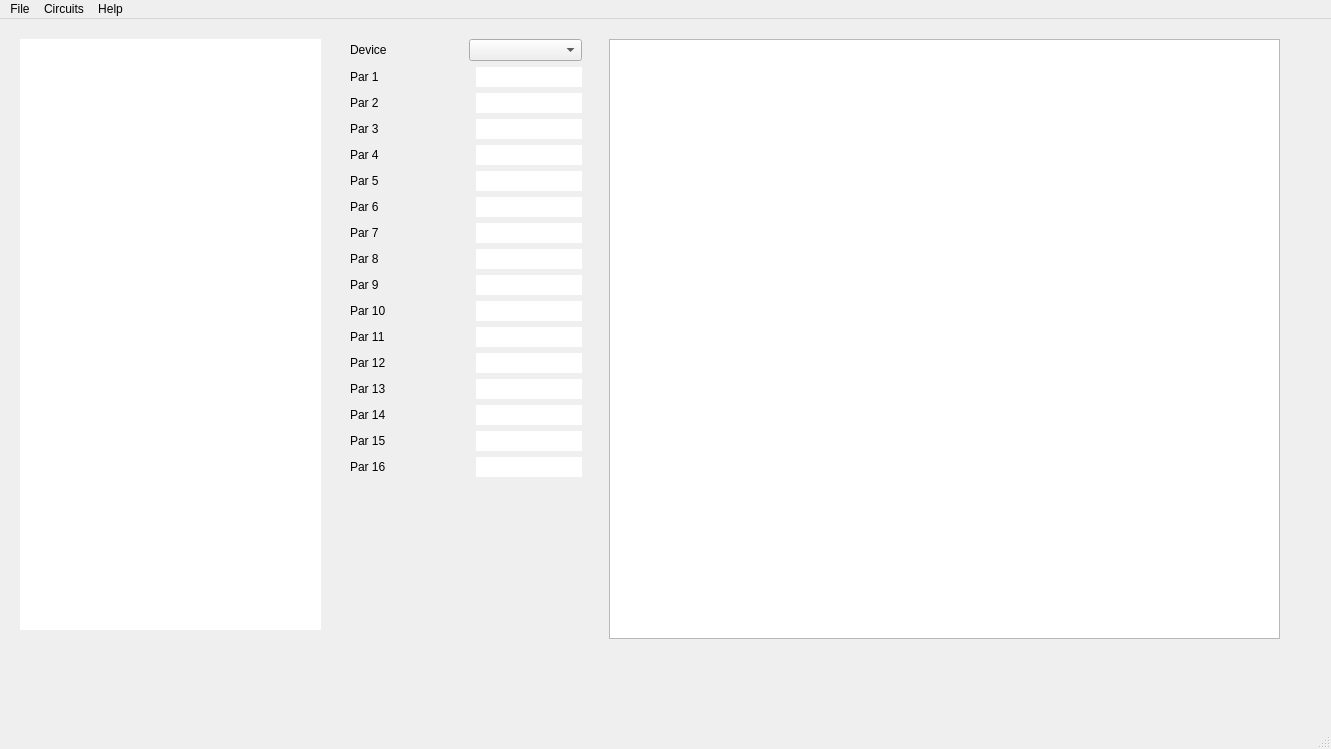
<?xml version="1.0" encoding="UTF-8"?>
<ui version="4.0">
 <class>Designer</class>
 <widget class="QMainWindow" name="Designer">
  <property name="geometry">
   <rect>
    <x>0</x>
    <y>0</y>
    <width>1331</width>
    <height>749</height>
   </rect>
  </property>
  <property name="windowTitle">
   <string>Designer</string>
  </property>
  <widget class="QWidget" name="centralwidget">
   <widget class="QTextBrowser" name="textBrowser">
    <property name="geometry">
     <rect>
      <x>20</x>
      <y>20</y>
      <width>301</width>
      <height>591</height>
     </rect>
    </property>
    <property name="mouseTracking">
     <bool>true</bool>
    </property>
    <property name="acceptDrops">
     <bool>false</bool>
    </property>
    <property name="frameShape">
     <enum>QFrame::NoFrame</enum>
    </property>
    <property name="frameShadow">
     <enum>QFrame::Plain</enum>
    </property>
    <property name="midLineWidth">
     <number>1</number>
    </property>
    <property name="openLinks">
     <bool>false</bool>
    </property>
   </widget>
   <widget class="QWidget" name="layoutWidget">
    <property name="geometry">
     <rect>
      <x>350</x>
      <y>20</y>
      <width>232</width>
      <height>541</height>
     </rect>
    </property>
    <layout class="QVBoxLayout" name="verticalLayout">
     <item>
      <layout class="QHBoxLayout" name="horizontalLayout">
       <item>
        <widget class="QLabel" name="deviceLabel">
         <property name="text">
          <string>Device</string>
         </property>
        </widget>
       </item>
       <item>
        <widget class="QComboBox" name="deviceSelect"/>
       </item>
      </layout>
     </item>
     <item>
      <layout class="QHBoxLayout" name="horizontalLayout_2">
       <item>
        <widget class="QLabel" name="par1Name">
         <property name="sizePolicy">
          <sizepolicy hsizetype="Fixed" vsizetype="Preferred">
           <horstretch>0</horstretch>
           <verstretch>0</verstretch>
          </sizepolicy>
         </property>
         <property name="minimumSize">
          <size>
           <width>120</width>
           <height>0</height>
          </size>
         </property>
         <property name="text">
          <string>Par 1</string>
         </property>
        </widget>
       </item>
       <item>
        <widget class="QLineEdit" name="par1Value">
         <property name="sizePolicy">
          <sizepolicy hsizetype="Fixed" vsizetype="Fixed">
           <horstretch>0</horstretch>
           <verstretch>0</verstretch>
          </sizepolicy>
         </property>
         <property name="minimumSize">
          <size>
           <width>80</width>
           <height>0</height>
          </size>
         </property>
         <property name="frame">
          <bool>false</bool>
         </property>
        </widget>
       </item>
      </layout>
     </item>
     <item>
      <layout class="QHBoxLayout" name="horizontalLayout_3">
       <item>
        <widget class="QLabel" name="par2Name">
         <property name="sizePolicy">
          <sizepolicy hsizetype="Fixed" vsizetype="Preferred">
           <horstretch>0</horstretch>
           <verstretch>0</verstretch>
          </sizepolicy>
         </property>
         <property name="minimumSize">
          <size>
           <width>120</width>
           <height>0</height>
          </size>
         </property>
         <property name="text">
          <string>Par 2</string>
         </property>
        </widget>
       </item>
       <item>
        <widget class="QLineEdit" name="par2Value">
         <property name="frame">
          <bool>false</bool>
         </property>
        </widget>
       </item>
      </layout>
     </item>
     <item>
      <layout class="QHBoxLayout" name="horizontalLayout_4">
       <item>
        <widget class="QLabel" name="par3Name">
         <property name="sizePolicy">
          <sizepolicy hsizetype="Fixed" vsizetype="Preferred">
           <horstretch>0</horstretch>
           <verstretch>0</verstretch>
          </sizepolicy>
         </property>
         <property name="minimumSize">
          <size>
           <width>120</width>
           <height>0</height>
          </size>
         </property>
         <property name="text">
          <string>Par 3</string>
         </property>
        </widget>
       </item>
       <item>
        <widget class="QLineEdit" name="par3Value">
         <property name="frame">
          <bool>false</bool>
         </property>
        </widget>
       </item>
      </layout>
     </item>
     <item>
      <layout class="QHBoxLayout" name="horizontalLayout_5">
       <item>
        <widget class="QLabel" name="par4Name">
         <property name="sizePolicy">
          <sizepolicy hsizetype="Fixed" vsizetype="Preferred">
           <horstretch>0</horstretch>
           <verstretch>0</verstretch>
          </sizepolicy>
         </property>
         <property name="minimumSize">
          <size>
           <width>120</width>
           <height>0</height>
          </size>
         </property>
         <property name="text">
          <string>Par 4</string>
         </property>
        </widget>
       </item>
       <item>
        <widget class="QLineEdit" name="par4Value">
         <property name="frame">
          <bool>false</bool>
         </property>
        </widget>
       </item>
      </layout>
     </item>
     <item>
      <layout class="QHBoxLayout" name="horizontalLayout_6">
       <item>
        <widget class="QLabel" name="par5Name">
         <property name="sizePolicy">
          <sizepolicy hsizetype="Fixed" vsizetype="Preferred">
           <horstretch>0</horstretch>
           <verstretch>0</verstretch>
          </sizepolicy>
         </property>
         <property name="minimumSize">
          <size>
           <width>120</width>
           <height>0</height>
          </size>
         </property>
         <property name="text">
          <string>Par 5</string>
         </property>
        </widget>
       </item>
       <item>
        <widget class="QLineEdit" name="par5Value">
         <property name="frame">
          <bool>false</bool>
         </property>
        </widget>
       </item>
      </layout>
     </item>
     <item>
      <layout class="QHBoxLayout" name="horizontalLayout_7">
       <item>
        <widget class="QLabel" name="par6Name">
         <property name="sizePolicy">
          <sizepolicy hsizetype="Fixed" vsizetype="Preferred">
           <horstretch>0</horstretch>
           <verstretch>0</verstretch>
          </sizepolicy>
         </property>
         <property name="minimumSize">
          <size>
           <width>120</width>
           <height>0</height>
          </size>
         </property>
         <property name="text">
          <string>Par 6</string>
         </property>
        </widget>
       </item>
       <item>
        <widget class="QLineEdit" name="par6Value">
         <property name="frame">
          <bool>false</bool>
         </property>
        </widget>
       </item>
      </layout>
     </item>
     <item>
      <layout class="QHBoxLayout" name="horizontalLayout_8">
       <item>
        <widget class="QLabel" name="par7Name">
         <property name="sizePolicy">
          <sizepolicy hsizetype="Fixed" vsizetype="Preferred">
           <horstretch>0</horstretch>
           <verstretch>0</verstretch>
          </sizepolicy>
         </property>
         <property name="minimumSize">
          <size>
           <width>120</width>
           <height>0</height>
          </size>
         </property>
         <property name="text">
          <string>Par 7</string>
         </property>
        </widget>
       </item>
       <item>
        <widget class="QLineEdit" name="par7Value">
         <property name="frame">
          <bool>false</bool>
         </property>
        </widget>
       </item>
      </layout>
     </item>
     <item>
      <layout class="QHBoxLayout" name="horizontalLayout_9">
       <item>
        <widget class="QLabel" name="par8Name">
         <property name="sizePolicy">
          <sizepolicy hsizetype="Fixed" vsizetype="Preferred">
           <horstretch>0</horstretch>
           <verstretch>0</verstretch>
          </sizepolicy>
         </property>
         <property name="minimumSize">
          <size>
           <width>120</width>
           <height>0</height>
          </size>
         </property>
         <property name="text">
          <string>Par 8</string>
         </property>
        </widget>
       </item>
       <item>
        <widget class="QLineEdit" name="par8Value">
         <property name="frame">
          <bool>false</bool>
         </property>
        </widget>
       </item>
      </layout>
     </item>
     <item>
      <layout class="QHBoxLayout" name="horizontalLayout_10">
       <item>
        <widget class="QLabel" name="par9Name">
         <property name="sizePolicy">
          <sizepolicy hsizetype="Fixed" vsizetype="Preferred">
           <horstretch>0</horstretch>
           <verstretch>0</verstretch>
          </sizepolicy>
         </property>
         <property name="minimumSize">
          <size>
           <width>120</width>
           <height>0</height>
          </size>
         </property>
         <property name="text">
          <string>Par 9</string>
         </property>
        </widget>
       </item>
       <item>
        <widget class="QLineEdit" name="par9Value">
         <property name="frame">
          <bool>false</bool>
         </property>
        </widget>
       </item>
      </layout>
     </item>
     <item>
      <layout class="QHBoxLayout" name="horizontalLayout_11">
       <item>
        <widget class="QLabel" name="par10Name">
         <property name="sizePolicy">
          <sizepolicy hsizetype="Fixed" vsizetype="Preferred">
           <horstretch>0</horstretch>
           <verstretch>0</verstretch>
          </sizepolicy>
         </property>
         <property name="minimumSize">
          <size>
           <width>120</width>
           <height>0</height>
          </size>
         </property>
         <property name="text">
          <string>Par 10</string>
         </property>
        </widget>
       </item>
       <item>
        <widget class="QLineEdit" name="par10Value">
         <property name="frame">
          <bool>false</bool>
         </property>
        </widget>
       </item>
      </layout>
     </item>
     <item>
      <layout class="QHBoxLayout" name="horizontalLayout_12">
       <item>
        <widget class="QLabel" name="par11Name">
         <property name="sizePolicy">
          <sizepolicy hsizetype="Fixed" vsizetype="Preferred">
           <horstretch>0</horstretch>
           <verstretch>0</verstretch>
          </sizepolicy>
         </property>
         <property name="minimumSize">
          <size>
           <width>120</width>
           <height>0</height>
          </size>
         </property>
         <property name="text">
          <string>Par 11</string>
         </property>
        </widget>
       </item>
       <item>
        <widget class="QLineEdit" name="par11Value">
         <property name="frame">
          <bool>false</bool>
         </property>
        </widget>
       </item>
      </layout>
     </item>
     <item>
      <layout class="QHBoxLayout" name="horizontalLayout_13">
       <item>
        <widget class="QLabel" name="par12Name">
         <property name="sizePolicy">
          <sizepolicy hsizetype="Fixed" vsizetype="Preferred">
           <horstretch>0</horstretch>
           <verstretch>0</verstretch>
          </sizepolicy>
         </property>
         <property name="minimumSize">
          <size>
           <width>120</width>
           <height>0</height>
          </size>
         </property>
         <property name="text">
          <string>Par 12</string>
         </property>
        </widget>
       </item>
       <item>
        <widget class="QLineEdit" name="par12Value">
         <property name="frame">
          <bool>false</bool>
         </property>
        </widget>
       </item>
      </layout>
     </item>
     <item>
      <layout class="QHBoxLayout" name="horizontalLayout_14">
       <item>
        <widget class="QLabel" name="par13Name">
         <property name="sizePolicy">
          <sizepolicy hsizetype="Fixed" vsizetype="Preferred">
           <horstretch>0</horstretch>
           <verstretch>0</verstretch>
          </sizepolicy>
         </property>
         <property name="minimumSize">
          <size>
           <width>120</width>
           <height>0</height>
          </size>
         </property>
         <property name="text">
          <string>Par 13</string>
         </property>
        </widget>
       </item>
       <item>
        <widget class="QLineEdit" name="par13Value">
         <property name="frame">
          <bool>false</bool>
         </property>
        </widget>
       </item>
      </layout>
     </item>
     <item>
      <layout class="QHBoxLayout" name="horizontalLayout_15">
       <item>
        <widget class="QLabel" name="par14Name">
         <property name="sizePolicy">
          <sizepolicy hsizetype="Fixed" vsizetype="Preferred">
           <horstretch>0</horstretch>
           <verstretch>0</verstretch>
          </sizepolicy>
         </property>
         <property name="minimumSize">
          <size>
           <width>120</width>
           <height>0</height>
          </size>
         </property>
         <property name="text">
          <string>Par 14</string>
         </property>
        </widget>
       </item>
       <item>
        <widget class="QLineEdit" name="par14Value">
         <property name="frame">
          <bool>false</bool>
         </property>
        </widget>
       </item>
      </layout>
     </item>
     <item>
      <layout class="QHBoxLayout" name="horizontalLayout_16">
       <item>
        <widget class="QLabel" name="par15Name">
         <property name="sizePolicy">
          <sizepolicy hsizetype="Fixed" vsizetype="Preferred">
           <horstretch>0</horstretch>
           <verstretch>0</verstretch>
          </sizepolicy>
         </property>
         <property name="minimumSize">
          <size>
           <width>120</width>
           <height>0</height>
          </size>
         </property>
         <property name="text">
          <string>Par 15</string>
         </property>
        </widget>
       </item>
       <item>
        <widget class="QLineEdit" name="par15Value">
         <property name="frame">
          <bool>false</bool>
         </property>
        </widget>
       </item>
      </layout>
     </item>
     <item>
      <layout class="QHBoxLayout" name="horizontalLayout_17">
       <item>
        <widget class="QLabel" name="par16Name">
         <property name="sizePolicy">
          <sizepolicy hsizetype="Fixed" vsizetype="Preferred">
           <horstretch>0</horstretch>
           <verstretch>0</verstretch>
          </sizepolicy>
         </property>
         <property name="minimumSize">
          <size>
           <width>120</width>
           <height>0</height>
          </size>
         </property>
         <property name="text">
          <string>Par 16</string>
         </property>
        </widget>
       </item>
       <item>
        <widget class="QLineEdit" name="par16Value">
         <property name="frame">
          <bool>false</bool>
         </property>
        </widget>
       </item>
      </layout>
     </item>
     <item>
      <spacer name="verticalSpacer">
       <property name="orientation">
        <enum>Qt::Vertical</enum>
       </property>
       <property name="sizeHint" stdset="0">
        <size>
         <width>20</width>
         <height>40</height>
        </size>
       </property>
      </spacer>
     </item>
    </layout>
   </widget>
   <widget class="QWidget" name="layoutWidget">
    <property name="geometry">
     <rect>
      <x>609</x>
      <y>20</y>
      <width>673</width>
      <height>672</height>
     </rect>
    </property>
    <layout class="QVBoxLayout" name="verticalLayout_3">
     <item>
      <widget class="QChartView" name="chartView">
       <property name="sizePolicy">
        <sizepolicy hsizetype="Fixed" vsizetype="Maximum">
         <horstretch>0</horstretch>
         <verstretch>0</verstretch>
        </sizepolicy>
       </property>
       <property name="minimumSize">
        <size>
         <width>671</width>
         <height>600</height>
        </size>
       </property>
      </widget>
     </item>
     <item>
      <spacer name="verticalSpacer_2">
       <property name="orientation">
        <enum>Qt::Vertical</enum>
       </property>
       <property name="sizeHint" stdset="0">
        <size>
         <width>20</width>
         <height>40</height>
        </size>
       </property>
      </spacer>
     </item>
    </layout>
   </widget>
  </widget>
  <widget class="QMenuBar" name="menubar">
   <property name="geometry">
    <rect>
     <x>0</x>
     <y>0</y>
     <width>1331</width>
     <height>22</height>
    </rect>
   </property>
   <widget class="QMenu" name="menuFile">
    <property name="title">
     <string>File</string>
    </property>
    <addaction name="actionPrint"/>
    <addaction name="actionEdit_Preferences"/>
    <addaction name="actionQuit"/>
   </widget>
   <widget class="QMenu" name="menuHelp">
    <property name="title">
     <string>Help</string>
    </property>
    <addaction name="actionAbout"/>
   </widget>
   <widget class="QMenu" name="menuCircuits">
    <property name="title">
     <string>Circuits</string>
    </property>
    <addaction name="actionTriode_Common_Cathode"/>
    <addaction name="actionPentode_Common_Cathode"/>
    <addaction name="separator"/>
    <addaction name="actionAC_Cathode_Follower"/>
    <addaction name="actionDC_Cathode_Follower"/>
    <addaction name="actionLTP_Phase_Splitter"/>
    <addaction name="actionCathodine_Phase_Splitter"/>
    <addaction name="separator"/>
    <addaction name="actionTriode_SE_Output"/>
    <addaction name="actionPentode_SE_Output"/>
    <addaction name="actionPentode_SE_Output_UL"/>
    <addaction name="actionTriode_PP_Output"/>
    <addaction name="actionPentode_PP_Output"/>
    <addaction name="actionPentode_PP_Output_UL"/>
   </widget>
   <addaction name="menuFile"/>
   <addaction name="menuCircuits"/>
   <addaction name="menuHelp"/>
  </widget>
  <widget class="QStatusBar" name="statusbar"/>
  <action name="actionTriode_Common_Cathode">
   <property name="checkable">
    <bool>true</bool>
   </property>
   <property name="checked">
    <bool>true</bool>
   </property>
   <property name="text">
    <string>Triode Common Cathode</string>
   </property>
  </action>
  <action name="actionAC_Cathode_Follower">
   <property name="checkable">
    <bool>true</bool>
   </property>
   <property name="text">
    <string>AC Cathode Follower</string>
   </property>
  </action>
  <action name="actionDC_Cathode_Follower">
   <property name="checkable">
    <bool>true</bool>
   </property>
   <property name="text">
    <string>DC Cathode Follower</string>
   </property>
  </action>
  <action name="actionLTP_Phase_Splitter">
   <property name="checkable">
    <bool>true</bool>
   </property>
   <property name="text">
    <string>LTP Phase Splitter</string>
   </property>
  </action>
  <action name="actionCathodine_Phase_Splitter">
   <property name="checkable">
    <bool>true</bool>
   </property>
   <property name="text">
    <string>Cathodine Phase Splitter</string>
   </property>
  </action>
  <action name="actionPentode_Common_Cathode">
   <property name="checkable">
    <bool>true</bool>
   </property>
   <property name="text">
    <string>Pentode Common Cathode</string>
   </property>
  </action>
  <action name="actionTriode_PP_Output">
   <property name="checkable">
    <bool>true</bool>
   </property>
   <property name="text">
    <string>Triode PP Output</string>
   </property>
  </action>
  <action name="actionTriode_SE_Output">
   <property name="checkable">
    <bool>true</bool>
   </property>
   <property name="text">
    <string>Triode SE Output</string>
   </property>
  </action>
  <action name="actionPentode_PP_Output">
   <property name="checkable">
    <bool>true</bool>
   </property>
   <property name="text">
    <string>Pentode PP Output</string>
   </property>
  </action>
  <action name="actionPentode_SE_Output">
   <property name="checkable">
    <bool>true</bool>
   </property>
   <property name="text">
    <string>Pentode SE Output</string>
   </property>
  </action>
  <action name="actionPentode_PP_Output_UL">
   <property name="checkable">
    <bool>true</bool>
   </property>
   <property name="text">
    <string>Pentode PP Output UL</string>
   </property>
  </action>
  <action name="actionPentode_SE_Output_UL">
   <property name="checkable">
    <bool>true</bool>
   </property>
   <property name="text">
    <string>Pentode SE Output UL</string>
   </property>
  </action>
  <action name="actionPrint">
   <property name="text">
    <string>Print</string>
   </property>
  </action>
  <action name="actionEdit_Preferences">
   <property name="text">
    <string>Edit Preferences</string>
   </property>
   <property name="menuRole">
    <enum>QAction::PreferencesRole</enum>
   </property>
  </action>
  <action name="actionAbout">
   <property name="text">
    <string>About</string>
   </property>
   <property name="menuRole">
    <enum>QAction::AboutRole</enum>
   </property>
  </action>
  <action name="actionQuit">
   <property name="text">
    <string>Quit</string>
   </property>
   <property name="menuRole">
    <enum>QAction::QuitRole</enum>
   </property>
  </action>
 </widget>
 <customwidgets>
  <customwidget>
   <class>QChartView</class>
   <extends>QGraphicsView</extends>
   <header>QtCharts</header>
  </customwidget>
 </customwidgets>
 <resources/>
 <connections/>
</ui>
